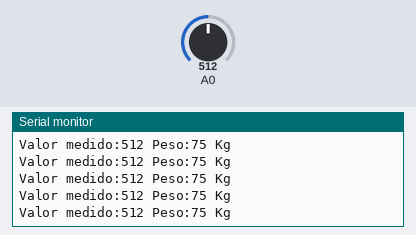
Recording of a sketch running on a simulated Arduino Uno, built with avr-gcc and run on an emulated ATmega328P. Shown: the last lines printed to the serial monitor. Inputs (shaded band) come from the test bench; at power-on: A0 = 512.

Above: at 1.2 s.
1.3 s: A0 set to 666
At 1.8 s:
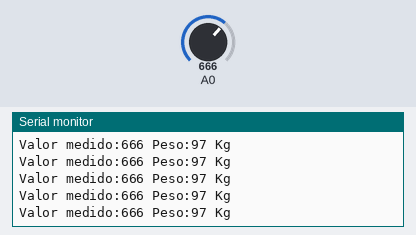
4.3 s: A0 set to 697
At 5.0 s:
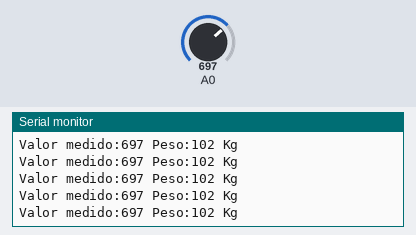
19.3 s: A0 set to 64
At 19.8 s:
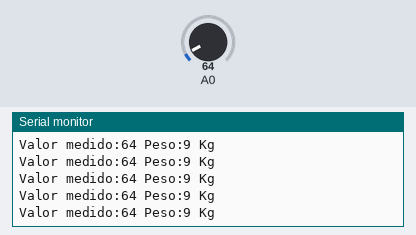
22.3 s: A0 set to 73
At 23.1 s:
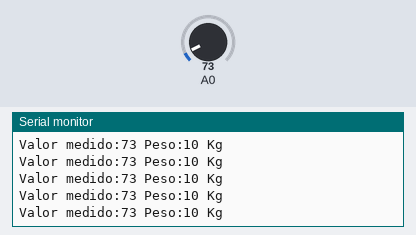
Timing chart, 0 to 25.3 s (numbered marks = the images above; inputs shaded):
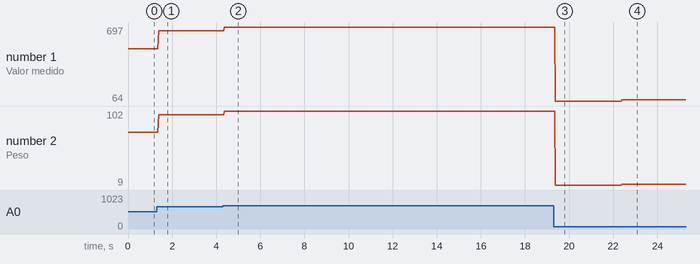

The sketch:

Programa.ino
```cpp
int valor;
int peso;
void setup()
{
  pinMode(A0, INPUT);
  Serial.begin(9600);
}

void loop()
{
valor=analogRead(A0);
peso=map(valor, 0, 1023, 0, 150);
Serial.print("Valor medido:");
Serial.print(valor);
Serial.print(" Peso:");
Serial.print(peso);
Serial.println(" Kg");
               }
```

Measured:
- after the input at 1.3 s, the serial monitor: prints a new line after 0.09 s (image 1)
- after the input at 4.3 s, the serial monitor: prints a new line after 0.07 s (image 2)
- after the input at 19.3 s, the serial monitor: prints a new line after 0.08 s (image 3)
- after the input at 22.3 s, the serial monitor: prints a new line after 0.09 s (image 4)
- plotted number 1: 512 → 666 after the input at 1.3 s, 666 → 697 after the input at 4.3 s, 697 → 64 after the input at 19.3 s, 64 → 73 after the input at 22.3 s
- plotted number 2: 75 → 97 after the input at 1.3 s, 97 → 102 after the input at 4.3 s, 102 → 9 after the input at 19.3 s, 9 → 10 after the input at 22.3 s
